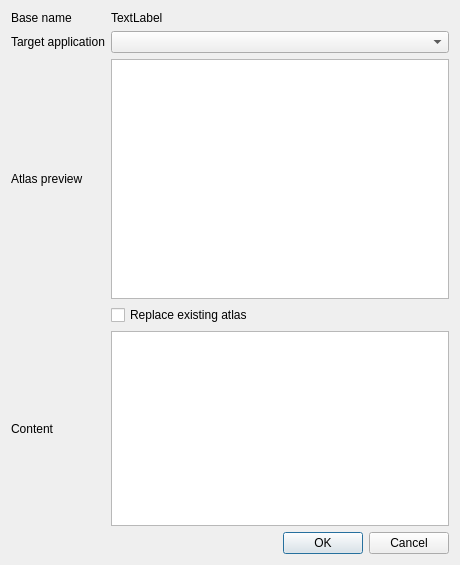
<?xml version="1.0" encoding="UTF-8"?>
<ui version="4.0">
 <class>jsonExtractorDialog</class>
 <widget class="QDialog" name="jsonExtractorDialog">
  <property name="geometry">
   <rect>
    <x>0</x>
    <y>0</y>
    <width>460</width>
    <height>565</height>
   </rect>
  </property>
  <property name="sizePolicy">
   <sizepolicy hsizetype="Maximum" vsizetype="Maximum">
    <horstretch>0</horstretch>
    <verstretch>0</verstretch>
   </sizepolicy>
  </property>
  <property name="windowTitle">
   <string>Dialog</string>
  </property>
  <property name="sizeGripEnabled">
   <bool>false</bool>
  </property>
  <layout class="QGridLayout" name="gridLayout">
   <item row="0" column="0">
    <widget class="QLabel" name="baseNameLabel">
     <property name="text">
      <string>Base name</string>
     </property>
    </widget>
   </item>
   <item row="0" column="1">
    <widget class="QLabel" name="baseName">
     <property name="text">
      <string>TextLabel</string>
     </property>
    </widget>
   </item>
   <item row="1" column="0">
    <widget class="QLabel" name="targetAppLabel">
     <property name="text">
      <string>Target application</string>
     </property>
    </widget>
   </item>
   <item row="1" column="1">
    <widget class="QComboBox" name="targetFormat"/>
   </item>
   <item row="2" column="0">
    <widget class="QLabel" name="atlasPreviewLabel">
     <property name="text">
      <string>Atlas preview</string>
     </property>
    </widget>
   </item>
   <item row="2" column="1">
    <widget class="QGraphicsView" name="preview">
     <property name="enabled">
      <bool>true</bool>
     </property>
     <property name="sizePolicy">
      <sizepolicy hsizetype="Expanding" vsizetype="Expanding">
       <horstretch>0</horstretch>
       <verstretch>0</verstretch>
      </sizepolicy>
     </property>
     <property name="minimumSize">
      <size>
       <width>320</width>
       <height>240</height>
      </size>
     </property>
    </widget>
   </item>
   <item row="3" column="1">
    <widget class="QCheckBox" name="replaceExistingAtlas">
     <property name="text">
      <string>Replace existing atlas</string>
     </property>
    </widget>
   </item>
   <item row="4" column="0">
    <widget class="QLabel" name="contentLabel">
     <property name="text">
      <string>Content</string>
     </property>
    </widget>
   </item>
   <item row="4" column="1">
    <widget class="QListWidget" name="animations">
     <property name="selectionMode">
      <enum>QAbstractItemView::SelectionMode::MultiSelection</enum>
     </property>
    </widget>
   </item>
   <item row="5" column="0" colspan="2">
    <widget class="QDialogButtonBox" name="buttonBox">
     <property name="orientation">
      <enum>Qt::Orientation::Horizontal</enum>
     </property>
     <property name="standardButtons">
      <set>QDialogButtonBox::StandardButton::Cancel|QDialogButtonBox::StandardButton::Ok</set>
     </property>
    </widget>
   </item>
  </layout>
 </widget>
 <resources/>
 <connections>
  <connection>
   <sender>buttonBox</sender>
   <signal>accepted()</signal>
   <receiver>jsonExtractorDialog</receiver>
   <slot>accept()</slot>
   <hints>
    <hint type="sourcelabel">
     <x>248</x>
     <y>254</y>
    </hint>
    <hint type="destinationlabel">
     <x>157</x>
     <y>274</y>
    </hint>
   </hints>
  </connection>
  <connection>
   <sender>buttonBox</sender>
   <signal>rejected()</signal>
   <receiver>jsonExtractorDialog</receiver>
   <slot>reject()</slot>
   <hints>
    <hint type="sourcelabel">
     <x>316</x>
     <y>260</y>
    </hint>
    <hint type="destinationlabel">
     <x>286</x>
     <y>274</y>
    </hint>
   </hints>
  </connection>
 </connections>
</ui>
